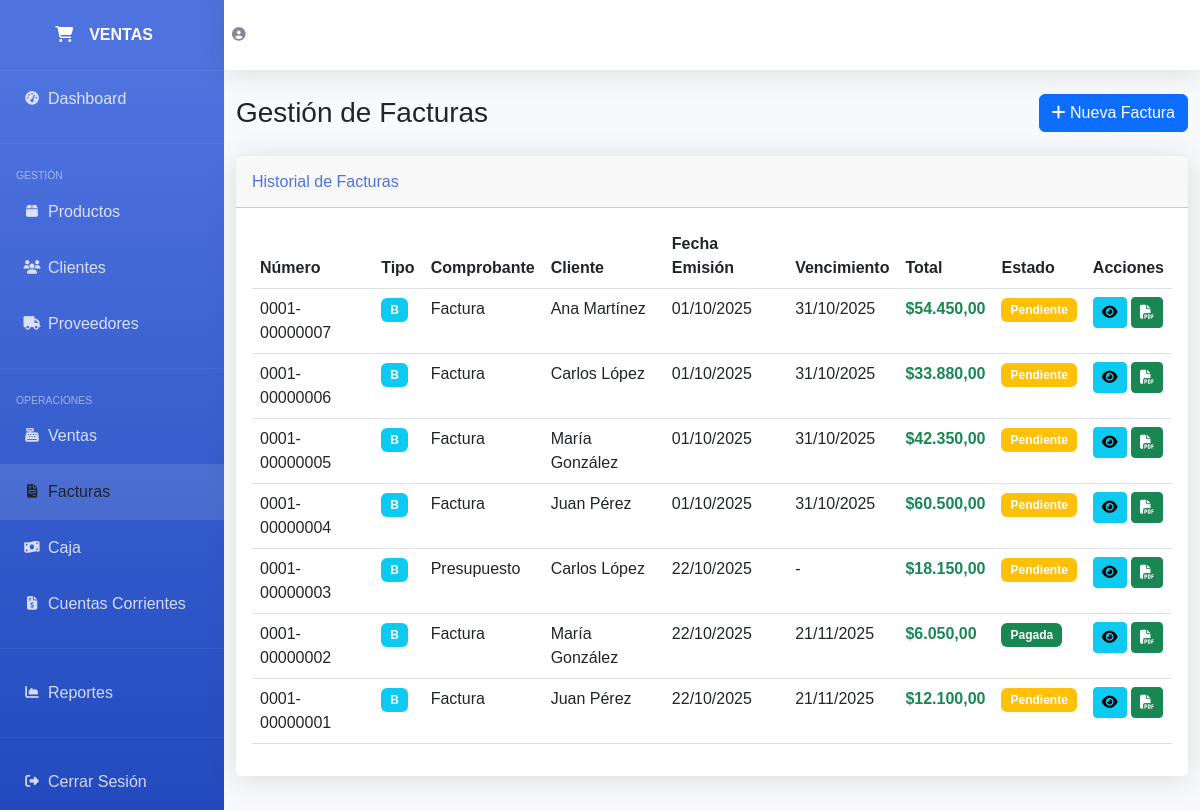
Screenshot of /facturas.php with the database file from the repository.
### tables this page shows
CREATE TABLE `facturas` (
  `id` int(11) NOT NULL,
  `numero_factura` varchar(50) NOT NULL,
  `tipo` enum('A','B','C') NOT NULL,
  `tipo_comprobante` enum('factura','nota_credito','nota_debito','recibo','presupuesto') NOT NULL,
  `cliente_id` int(11) NOT NULL,
  `fecha_emision` date NOT NULL,
  `fecha_vencimiento` date DEFAULT NULL,
  `subtotal` decimal(10,2) NOT NULL,
  `iva` decimal(10,2) DEFAULT 0.00,
  `total` decimal(10,2) NOT NULL,
  `estado` enum('pendiente','pagada','vencida','anulada') DEFAULT 'pendiente',
  `observaciones` text DEFAULT NULL,
  `usuario_id` int(11) NOT NULL,
  `fecha_creacion` timestamp NOT NULL DEFAULT current_timestamp()
);

CREATE TABLE `clientes` (
  `id` int(11) NOT NULL,
  `nombre` varchar(100) NOT NULL,
  `apellido` varchar(100) NOT NULL,
  `email` varchar(100) DEFAULT NULL,
  `telefono` varchar(20) DEFAULT NULL,
  `direccion` text DEFAULT NULL,
  `dni` varchar(20) DEFAULT NULL,
  `estado` tinyint(1) DEFAULT 1,
  `fecha_creacion` timestamp NOT NULL DEFAULT current_timestamp()
);

### config.php (called while the page is built, shortened)
<?php
function formatear_precio($precio) {
    return '$' . number_format($precio, 2, ',', '.');
}
?>

### facturas.php (the view, shortened to what this page needs)
<?php
require_once 'config.php';
$sql_facturas = "SELECT f.*, c.nombre as cliente_nombre, c.apellido as cliente_apellido
                 FROM facturas f
                 INNER JOIN clientes c ON f.cliente_id = c.id
                 ORDER BY f.id DESC";
$result_facturas = $conn->query($sql_facturas);
?>
<!DOCTYPE html>
<html lang="es">
<head>
    <link href="https://cdnjs.cloudflare.com/ajax/libs/bootstrap/5.3.0/css/bootstrap.min.css" rel="stylesheet">
    <link href="https://cdnjs.cloudflare.com/ajax/libs/font-awesome/6.4.0/css/all.min.css" rel="stylesheet">
</head>
<body>
    <div id="wrapper">
        <ul class="navbar-nav" id="sidebar-wrapper">
            <a class="sidebar-brand" href="index.php">
                <div class="sidebar-brand-icon"><i class="fas fa-shopping-cart"></i></div>
                <div class="sidebar-brand-text mx-3">VENTAS</div>
            </a>
            <hr class="sidebar-divider my-0" style="border-color: rgba(255,255,255,.2)">
            <li class="nav-item">
                <a class="nav-link" href="index.php">
                    <i class="fas fa-fw fa-tachometer-alt"></i><span>Dashboard</span>
                </a>
            </li>
            <hr class="sidebar-divider" style="border-color: rgba(255,255,255,.2)">
            <div class="sidebar-heading">Gestión</div>
            <li class="nav-item">
                <a class="nav-link" href="productos.php">
                    <i class="fas fa-fw fa-box"></i><span>Productos</span>
                </a>
            </li>
            <li class="nav-item">
                <a class="nav-link" href="clientes.php">
                    <i class="fas fa-fw fa-users"></i><span>Clientes</span>
                </a>
            </li>
            <li class="nav-item">
                <a class="nav-link" href="proveedores.php">
                    <i class="fas fa-fw fa-truck"></i><span>Proveedores</span>
                </a>
            </li>
            <hr class="sidebar-divider" style="border-color: rgba(255,255,255,.2)">
            <div class="sidebar-heading">Operaciones</div>
            <li class="nav-item">
                <a class="nav-link" href="ventas.php">
                    <i class="fas fa-fw fa-cash-register"></i><span>Ventas</span>
                </a>
            </li>
            <li class="nav-item">
                <a class="nav-link active" href="facturas.php">
                    <i class="fas fa-fw fa-file-invoice"></i><span>Facturas</span>
                </a>
            </li>
            <li class="nav-item">
                <a class="nav-link" href="caja.php">
                    <i class="fas fa-fw fa-money-bill-wave"></i><span>Caja</span>
                </a>
            </li>
            <li class="nav-item">
                <a class="nav-link" href="cuentas_corrientes.php">
                    <i class="fas fa-fw fa-file-invoice-dollar"></i><span>Cuentas Corrientes</span>
                </a>
            </li>
            <hr class="sidebar-divider" style="border-color: rgba(255,255,255,.2)">
            <li class="nav-item">
                <a class="nav-link" href="reportes.php">
                    <i class="fas fa-fw fa-chart-area"></i><span>Reportes</span>
                </a>
            </li>
            <hr class="sidebar-divider" style="border-color: rgba(255,255,255,.2)">
            <li class="nav-item">
                <a class="nav-link" href="cerrar_sesion.php">
                    <i class="fas fa-fw fa-sign-out-alt"></i><span>Cerrar Sesión</span>
                </a>
            </li>
        </ul>
        <div id="content-wrapper">
            <nav class="navbar navbar-expand topbar mb-4 static-top">
                <ul class="navbar-nav ml-auto">
                    <li class="nav-item">
                        <a class="nav-link" href="#">
                            <i class="fas fa-user-circle fa-2x" style="color: #858796;"></i>
                        </a>
                    </li>
                </ul>
            </nav>
            <div class="container-fluid">
                <div class="d-sm-flex align-items-center justify-content-between mb-4">
                    <h1 class="h3 mb-0 text-gray-800">Gestión de Facturas</h1>
                    <button class="btn btn-primary" data-bs-toggle="modal" data-bs-target="#modalFactura">
                        <i class="fas fa-plus"></i> Nueva Factura
                    </button>
                </div>
                <div class="card">
                    <div class="card-header py-3">
                        <h6 class="m-0 font-weight-bold" style="color: var(--primary);">Historial de Facturas</h6>
                    </div>
                    <div class="card-body">
                        <div class="table-responsive">
                            <table class="table table-hover">
                                <thead>
                                    <tr>
                                        <th>Número</th>
                                        <th>Tipo</th>
                                        <th>Comprobante</th>
                                        <th>Cliente</th>
                                        <th>Fecha Emisión</th>
                                        <th>Vencimiento</th>
                                        <th>Total</th>
                                        <th>Estado</th>
                                        <th>Acciones</th>
                                    </tr>
                                </thead>
                                <tbody>
                                    <?php while($row = $result_facturas->fetch_assoc()): ?>
                                    <tr>
                                        <td><?php echo $row['numero_factura']; ?></td>
                                        <td><span class="badge bg-info"><?php echo $row['tipo']; ?></span></td>
                                        <td><?php echo ucfirst(str_replace('_', ' ', $row['tipo_comprobante'])); ?></td>
                                        <td><?php echo $row['cliente_nombre'] . ' ' . $row['cliente_apellido']; ?></td>
                                        <td><?php echo date('d/m/Y', strtotime($row['fecha_emision'])); ?></td>
                                        <td><?php echo $row['fecha_vencimiento'] ? date('d/m/Y', strtotime($row['fecha_vencimiento'])) : '-'; ?></td>
                                        <td class="text-success fw-bold"><?php echo formatear_precio($row['total']); ?></td>
                                        <td>
                                            <?php
                                            $badge_color = 'secondary';
                                            switch($row['estado']) {
                                                case 'pendiente': $badge_color = 'warning'; break;
                                                case 'pagada': $badge_color = 'success'; break;
                                            }
                                            ?>
                                            <span class="badge bg-<?php echo $badge_color; ?>">
                                                <?php echo ucfirst($row['estado']); ?>
                                            </span>
                                        </td>
                                        <td>
                                            <button class="btn btn-info btn-sm" onclick="verFactura(<?php echo $row['id']; ?>)">
                                                <i class="fas fa-eye"></i>
                                            </button>
                                            <button class="btn btn-success btn-sm" onclick="descargarPDF(<?php echo $row['id']; ?>)">
                                                <i class="fas fa-file-pdf"></i>
                                            </button>
                                        </td>
                                    </tr>
                                    <?php endwhile; ?>
                                </tbody>
                            </table>
                        </div>
                    </div>
                </div>
            </div>
        </div>
    </div>
</body>
</html>

### facturas.php (style rules this page uses)
:root { --primary: #4e73df; --success: #1cc88a; --info: #36b9cc; --warning: #f6c23e; --danger: #e74a3b; }
body { font-family: 'Nunito', sans-serif; background-color: #f8f9fc; }
#wrapper { display: flex; }
#sidebar-wrapper { min-height: 100vh; width: 224px; background: linear-gradient(180deg, #4e73df 10%, #224abe 100%); }
.sidebar-brand { height: 4.375rem; text-decoration: none; font-size: 1rem; font-weight: 800; padding: 1.5rem 1rem; text-align: center; color: #fff; display: flex; align-items: center; justify-content: center; }
.nav-link { display: flex; align-items: center; padding: 1rem; color: rgba(255,255,255,.8); text-decoration: none; transition: all 0.3s; }
.nav-link:hover, .nav-link.active { color: #fff; background-color: rgba(255,255,255,.1); }
.nav-link i { width: 2rem; font-size: 0.85rem; }
.sidebar-heading { color: rgba(255,255,255,.5); padding: 0 1rem; font-size: 0.65rem; text-transform: uppercase; margin-top: 0.5rem; }
#content-wrapper { flex: 1; display: flex; flex-direction: column; }
.topbar { height: 4.375rem; background-color: #fff; box-shadow: 0 0.15rem 1.75rem 0 rgba(58, 59, 69, 0.15); }
.card { border: none; box-shadow: 0 0.15rem 1.75rem 0 rgba(58, 59, 69, 0.15); margin-bottom: 1.5rem; }
.table-responsive { max-height: 600px; overflow-y: auto; }
.btn-sm { padding: 0.25rem 0.5rem; font-size: 0.875rem; }
.badge { padding: 0.5em 0.75em; }

### rows the page displays
facturas: numero_factura "0001-00000007", tipo "B", tipo_comprobante "Factura", cliente.nombre "Ana", cliente.apellido "Martínez", fecha_emision "01/10/2025", fecha_vencimiento "31/10/2025", total "$54.450,00", estado "Pendiente"
facturas: numero_factura "0001-00000006", tipo "B", tipo_comprobante "Factura", cliente.nombre "Carlos", cliente.apellido "López", fecha_emision "01/10/2025", fecha_vencimiento "31/10/2025", total "$33.880,00", estado "Pendiente"
facturas: numero_factura "0001-00000005", tipo "B", tipo_comprobante "Factura", cliente.nombre "María", cliente.apellido "González", fecha_emision "01/10/2025", fecha_vencimiento "31/10/2025", total "$42.350,00", estado "Pendiente"
facturas: numero_factura "0001-00000004", tipo "B", tipo_comprobante "Factura", cliente.nombre "Juan", cliente.apellido "Pérez", fecha_emision "01/10/2025", fecha_vencimiento "31/10/2025", total "$60.500,00", estado "Pendiente"
facturas: numero_factura "0001-00000003", tipo "B", tipo_comprobante "Presupuesto", cliente.nombre "Carlos", cliente.apellido "López", fecha_emision "22/10/2025", total "$18.150,00", estado "Pendiente"
facturas: numero_factura "0001-00000002", tipo "B", tipo_comprobante "Factura", cliente.nombre "María", cliente.apellido "González", fecha_emision "22/10/2025", fecha_vencimiento "21/11/2025", total "$6.050,00", estado "Pagada"
facturas: numero_factura "0001-00000001", tipo "B", tipo_comprobante "Factura", cliente.nombre "Juan", cliente.apellido "Pérez", fecha_emision "22/10/2025", fecha_vencimiento "21/11/2025", total "$12.100,00", estado "Pendiente"
